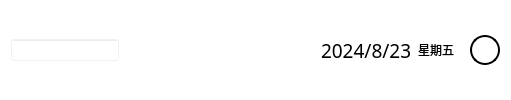
    <widget class="QWidget" name="widget_4" native="true">
     <property name="styleSheet">
      <string notr="true">color: rgb(255, 255, 255);
background-color: rgba(255, 255, 255,50);</string>
     </property>
     <layout class="QHBoxLayout" name="horizontalLayout_8">
      <item>
       <layout class="QHBoxLayout" name="horizontalLayout_7">
        <property name="spacing">
         <number>6</number>
        </property>
        <property name="leftMargin">
         <number>0</number>
        </property>
        <property name="rightMargin">
         <number>10</number>
        </property>
        <property name="bottomMargin">
         <number>0</number>
        </property>
        <item>
         <widget class="QLineEdit" name="lineEdit">
          <property name="styleSheet">
           <string notr="true"/>
          </property>
          <property name="placeholderText">
           <string>城市</string>
          </property>
         </widget>
        </item>
        <item>
         <widget class="QPushButton" name="pushButton">
          <property name="minimumSize">
           <size>
            <width>30</width>
            <height>30</height>
           </size>
          </property>
          <property name="maximumSize">
           <size>
            <width>30</width>
            <height>30</height>
           </size>
          </property>
          <property name="cursor">
           <cursorShape>PointingHandCursor</cursorShape>
          </property>
          <property name="styleSheet">
           <string notr="true">border-radius: 15px;
background-color: rgb(158, 114, 85);
color: rgb(255, 255, 255);
background-color: rgba(255, 255, 255,50);</string>
          </property>
          <property name="text">
           <string/>
          </property>
          <property name="icon">
           <iconset resource="res.qrc">
            <normaloff>:/11/搜索 (1).png</normaloff>:/11/搜索 (1).png</iconset>
          </property>
          <property name="iconSize">
           <size>
            <width>30</width>
            <height>30</height>
           </size>
          </property>
         </widget>
        </item>
        <item>
         <spacer name="horizontalSpacer_6">
          <property name="orientation">
           <enum>Qt::Horizontal</enum>
          </property>
          <property name="sizeHint" stdset="0">
           <size>
            <width>40</width>
            <height>20</height>
           </size>
          </property>
         </spacer>
        </item>
        <item>
         <spacer name="horizontalSpacer_4">
          <property name="orientation">
           <enum>Qt::Horizontal</enum>
          </property>
          <property name="sizeHint" stdset="0">
           <size>
            <width>40</width>
            <height>20</height>
           </size>
          </property>
         </spacer>
        </item>
        <item>
         <spacer name="horizontalSpacer_5">
          <property name="orientation">
           <enum>Qt::Horizontal</enum>
          </property>
          <property name="sizeHint" stdset="0">
           <size>
            <width>40</width>
            <height>20</height>
           </size>
          </property>
         </spacer>
        </item>
        <item>
         <spacer name="horizontalSpacer_3">
          <property name="orientation">
           <enum>Qt::Horizontal</enum>
          </property>
          <property name="sizeHint" stdset="0">
           <size>
            <width>40</width>
            <height>20</height>
           </size>
          </property>
         </spacer>
        </item>
        <item>
         <widget class="QLabel" name="label_20">
          <property name="font">
           <font>
            <family>Agency FB</family>
            <pointsize>14</pointsize>
           </font>
          </property>
          <property name="styleSheet">
           <string notr="true">color: rgb(0, 0, 0);</string>
          </property>
          <property name="text">
           <string>2024/8/23</string>
          </property>
         </widget>
        </item>
        <item>
         <widget class="QLabel" name="label_63">
          <property name="styleSheet">
           <string notr="true">color: rgb(0, 0, 0);
font: 10pt &quot;Agency FB&quot;;</string>
          </property>
          <property name="text">
           <string>星期五</string>
          </property>
         </widget>
        </item>
       </layout>
      </item>
      <item>
       <widget class="QPushButton" name="pushButton_2">
        <property name="minimumSize">
         <size>
          <width>30</width>
          <height>30</height>
         </size>
        </property>
        <property name="maximumSize">
         <size>
          <width>30</width>
          <height>30</height>
         </size>
        </property>
        <property name="styleSheet">
         <string notr="true">QPushButton {  
    background-color: rgba(255, 255, 255, 128); /* 半透明白色背景 */  
    border: 2px solid black; /* 黑色边框 */  
    border-radius: 15px; /* 圆形边框 */  
    padding: 5px; /* 内边距 */  
}  
QPushButton:hover {  
    background-color: rgba(255, 0, 0, 128); /* 鼠标悬停时变为半透明红色 */  
}  
QPushButton:pressed {  
    background-color: rgba(0, 0, 255, 128); /* 鼠标按下时变为半透明蓝色 */  
    border-style: inset; /* 按下时边框样式变为内嵌 */  
}</string>
        </property>
        <property name="text">
         <string>X</string>
        </property>
       </widget>
      </item>
     </layout>
    </widget>
